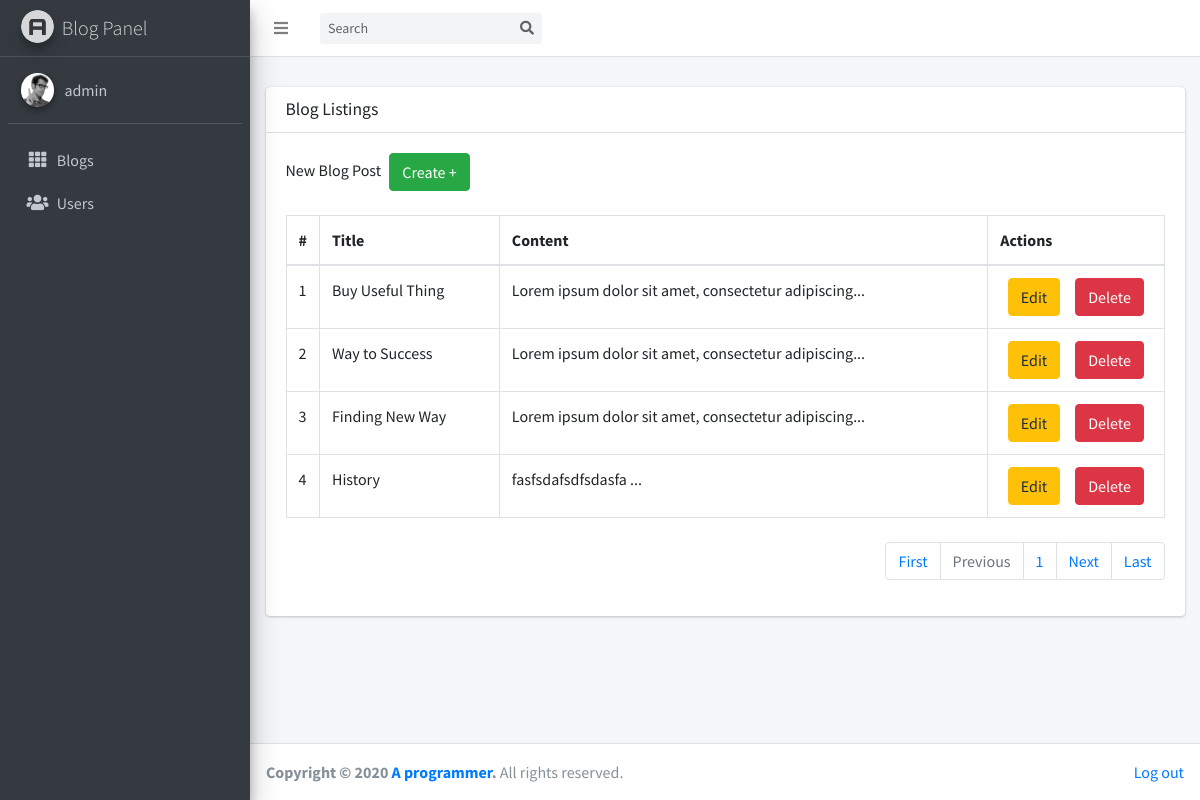
/admin/index.php (signed in), run on the app's committed database.
### tables this page shows
CREATE TABLE `posts` (
  `id` int(11) NOT NULL,
  `title` text NOT NULL,
  `content` mediumtext NOT NULL,
  `image` text NOT NULL,
  `author_id` int(11) NOT NULL,
  `created_at` timestamp NOT NULL DEFAULT current_timestamp(),
  `updated_at` timestamp NOT NULL DEFAULT current_timestamp()
);

### admin/index.php (the view, shortened to what this page needs)
<?php
  require '../config/config.php';
?>
    <div class="content">
      <div class="container-fluid">
        <div class="row">
          <div class="col-md-12">
            <div class="card">
              <div class="card-header">
                <h3 class="card-title">Blog Listings</h3>
              </div>
              <div class="card-body">
                <div>
                  <h6 style="display: inline;margin-right:5px">New Blog Post</h6>
                  <a href="add.php" type="button" class="btn btn-success">Create +</a>
                </div>
                <br>
                <?php
                  if(!empty($_GET['pageno'])){
                    $pageno = $_GET['pageno'];
                  }else{
                    $pageno = 1;
                  }
                  $numOfRecs = 4;
                  $offset = ($pageno - 1) * $numOfRecs;
                  if(empty($_POST['search'])){
                    $pdostatement = $pdo->prepare("SELECT * FROM posts ORDER BY id DESC");
                    $pdostatement->execute();
                    $result = $pdostatement->fetchAll();
                    $total_pages = ceil(count($result)/$numOfRecs);
                       $pdostatement = $pdo->prepare("SELECT * FROM posts ORDER BY id DESC LIMIT $offset,$numOfRecs");
                       $pdostatement->execute();
                       $blogs = $pdostatement->fetchAll();
                  }
                ?>
                <table class="table table-bordered">
                  <thead>
                    <tr>
                      <th style="width: 10px">#</th>
                      <th>Title</th>
                      <th>Content</th>
                      <th style="width: 40px">Actions</th>
                    </tr>
                  </thead>
                  <tbody>
                    <?php
                      if($blogs){
                        $i=1;
                        foreach ($blogs as $blog) {
                    ?>
                        <tr>
                          <td><?= $i ?></td>
                          <td><?= $blog['title'] ?></td>
                          <td><?= substr($blog['content'],0,50)."..." ?></td>
                          <td>
                            <div class="btn-group">
                              <div class="container">
                                <a href="edit.php?id=<?= $blog['id'] ?>" type="button" class="btn btn-warning" >Edit</a>
                              </div>
                              <div class="container">
                                <a href="delete.php?id=<?= $blog['id'] ?>"
                                  onclick="return confirm('Are you sure you want to delete this blog?')"
                                  type="button" class="btn btn-danger" >Delete</a>
                              </div>
                            </div>
                          </td>
                        </tr>
                    <?
                          $i++;
                        }
                      }
                    ?>
                  </tbody>
                </table>
                <br>
                <nav aria-label="Page navigation example" style="float: right;">
                  <ul class="pagination">
                    <li class="page-item"><a class="page-link" href="?pageno=1">First</a></li>
                    <li class="page-item <?php if($pageno<=1){echo 'disabled';} ?>">
                      <a class="page-link" href="<?php if($pageno<=1){echo '#';}else{echo '?pageno='.($pageno-1);}?>">Previous</a>
                    </li>
                    <li class="page-item"><a class="page-link" href="#"><?php echo $pageno; ?></a></li>
                    <li class="page-item <?php if($pageno >= $total_pages){echo 'disabled';} ?>">
                      <a class="page-link " href="<?php if($pageno >= $total_pages){echo '#';}else{echo '?pageno='.($pageno+1);}?>">Next</a>
                    </li>
                    <li class="page-item"><a class="page-link" href="?pageno=<?php echo $total_pages?>">Last</a></li>
                  </ul>
                </nav>
              </div>
            </div>
          </div>
        </div>
      </div>
    </div>

### data on the page
posts: title "Buy Useful Thing", content "Lorem ipsum dolor sit amet, consectetur adipiscing"
posts: title "Way to Success", content "Lorem ipsum dolor sit amet, consectetur adipiscing"
posts: title "Finding New Way", content "Lorem ipsum dolor sit amet, consectetur adipiscing"
posts: title "History", content "fasfsdafsdfsdasfa"

### other printed values
$pageno "1"
